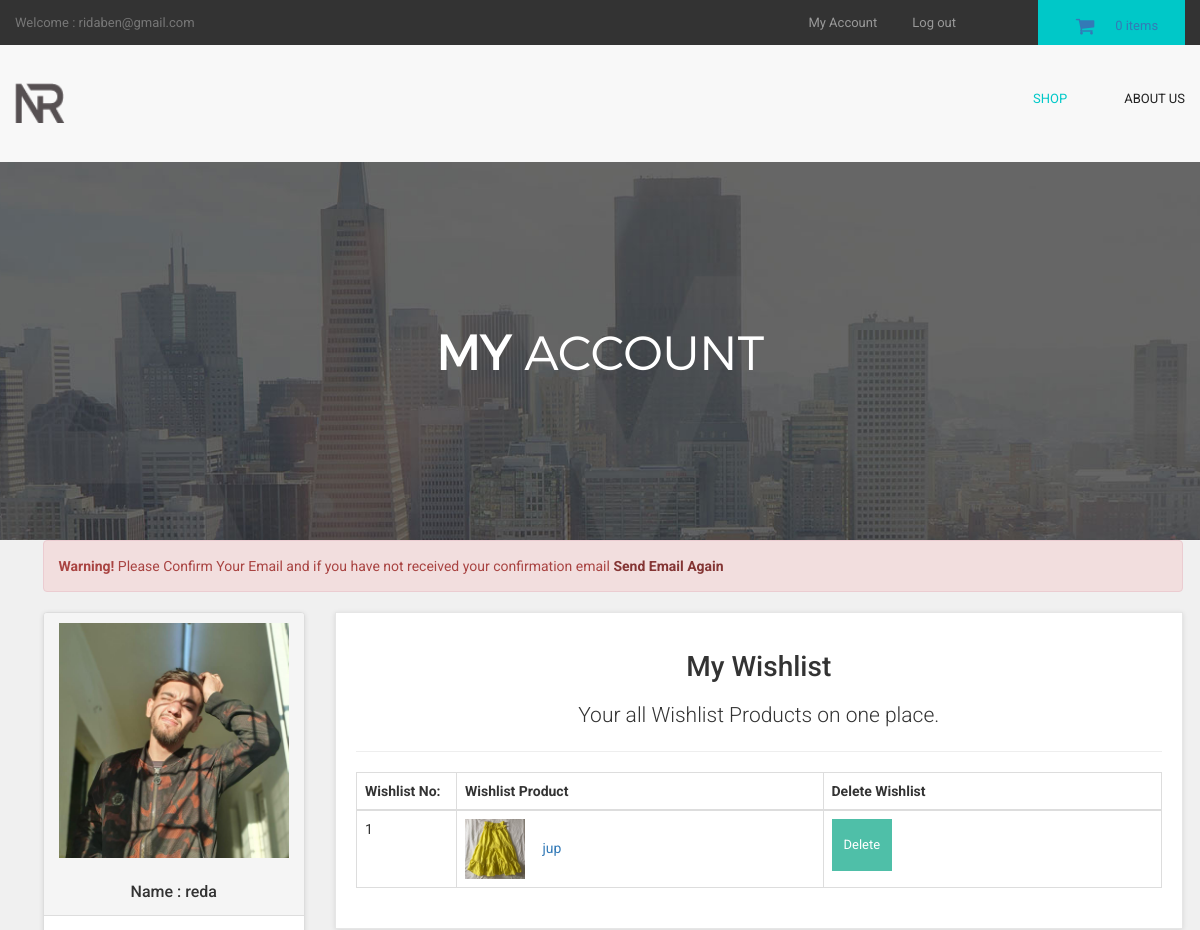
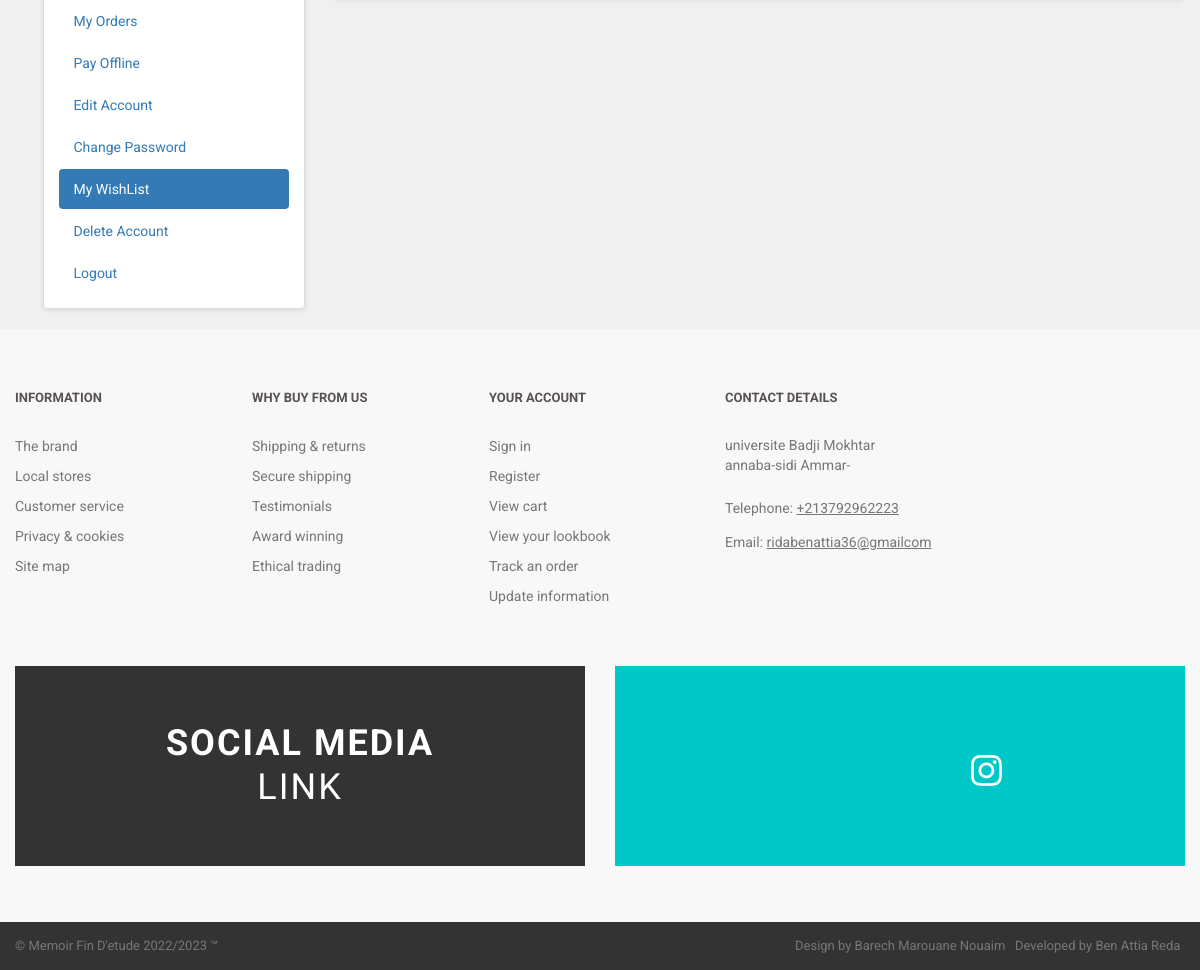
Screenshot of /customer/my_account.php?my_wishlist (signed in) with the database file from the repository (2 pictures, top to bottom).
### tables this page shows
CREATE TABLE `customers` (
  `customer_id` int(10) NOT NULL,
  `customer_name` varchar(255) NOT NULL,
  `customer_email` varchar(255) NOT NULL,
  `customer_pass` varchar(255) NOT NULL,
  `customer_country` text NOT NULL,
  `customer_city` text NOT NULL,
  `customer_contact` varchar(255) NOT NULL,
  `customer_address` text NOT NULL,
  `customer_image` text NOT NULL,
  `customer_ip` varchar(255) NOT NULL,
  `customer_confirm_code` text NOT NULL
);

CREATE TABLE `wishlist` (
  `wishlist_id` int(10) NOT NULL,
  `customer_id` int(10) NOT NULL,
  `product_id` int(10) NOT NULL
);

CREATE TABLE `products` (
  `product_id` int(10) NOT NULL,
  `p_cat_id` int(10) NOT NULL,
  `cat_id` int(10) NOT NULL,
  `manufacturer_id` int(10) NOT NULL,
  `date` timestamp NOT NULL DEFAULT current_timestamp() ON UPDATE current_timestamp(),
  `product_title` text NOT NULL,
  `product_url` text NOT NULL,
  `product_img1` text NOT NULL,
  `product_img2` text NOT NULL,
  `product_img3` text NOT NULL,
  `product_price` int(10) NOT NULL,
  `product_psp_price` int(100) NOT NULL,
  `product_desc` text NOT NULL,
  `product_features` text NOT NULL,
  `product_video` text NOT NULL,
  `product_keywords` text NOT NULL,
  `product_label` text NOT NULL,
  `status` varchar(255) NOT NULL
);

### customer/my_wishlist.php (the view, shortened to what this page needs)
<center>
<h1> My Wishlist </h1>
<p class="lead"> Your all Wishlist Products on one place. </p>
</center>
<hr>
<div class="table-responsive">
<table class="table table-bordered table-hover">
<thead>
<tr>
<th> Wishlist No: </th>
<th> Wishlist Product </th>
<th> Delete Wishlist </th>
</tr>
</thead>
<tbody>
<?php
$customer_session = $_SESSION['customer_email'];
$get_customer = "select * from customers where customer_email='$customer_session'";
$run_customer = mysqli_query($con,$get_customer);
$row_customer = mysqli_fetch_array($run_customer);
$customer_id = $row_customer['customer_id'];
$i = 0;
$get_wishlist = "select * from wishlist where customer_id='$customer_id'";
$run_wishlist = mysqli_query($con,$get_wishlist);
while($row_wishlist = mysqli_fetch_array($run_wishlist)){
$wishlist_id = $row_wishlist['wishlist_id'];
$product_id = $row_wishlist['product_id'];
$get_products = "select * from products where product_id='$product_id'";
$run_products = mysqli_query($con,$get_products);
$row_products = mysqli_fetch_array($run_products);
$product_title = $row_products['product_title'];
$product_url = $row_products['product_url'];
$product_img1 = $row_products['product_img1'];
$i++;
?>
<tr>
<td width="100"> <?php echo $i; ?> </td>
<td>
<img src="../admin_area/product_images/<?php echo $product_img1; ?>" width="60" height="60">
<a href="../<?php echo $product_url; ?>">
<?php echo $product_title; ?>
</a>
</td>
<td>
<a href="my_account.php?delete_wishlist=<?php echo $wishlist_id; ?>" class="btn btn-primary">
<i class="fa fa-trash-o"> </i> Delete
</a>
</td>
</tr>
<?php } ?>
</tbody>
</table>
</div>

### customer/includes/sidebar.php
<div class="panel panel-default sidebar-menu">
<div class="panel-heading">
<?php
$customer_session = $_SESSION['customer_email'];
$get_customer = "select * from customers where customer_email='$customer_session'";
$run_customer = mysqli_query($con,$get_customer);
$row_customer = mysqli_fetch_array($run_customer);
$customer_image = $row_customer['customer_image'];
$customer_name = $row_customer['customer_name'];
if(!isset($_SESSION['customer_email'])){
}
else {
echo "
<center>
<img src='customer_images/$customer_image' class='img-responsive'>
</center>
<br>
<h3 align='center' class='panel-title'> Name : $customer_name </h3>
";
}
?>
</div>
<div class="panel-body">
<ul class="nav nav-pills nav-stacked">
<li class="<?php if(isset($_GET['my_orders'])){ echo "active"; } ?>">
<a href="my_account.php?my_orders"> <i class="fa fa-list"> </i> My Orders </a>
</li>
<li class="<?php if(isset($_GET['pay_offline'])){ echo "active"; } ?>">
<a href="my_account.php?pay_offline"> <i class="fa fa-bolt"></i> Pay Offline </a>
</li>
<li class="<?php if(isset($_GET['edit_account'])){ echo "active"; } ?>">
<a href="my_account.php?edit_account"> <i class="fa fa-pencil"></i> Edit Account </a>
</li>
<li class="<?php if(isset($_GET['change_pass'])){ echo "active"; } ?>">
<a href="my_account.php?change_pass"> <i class="fa fa-user"></i> Change Password </a>
</li>
<li class="<?php if(isset($_GET['my_wishlist'])){ echo "active"; } ?>">
<a href="my_account.php?my_wishlist"> <i class="fa fa-heart"></i> My WishList </a>
</li>
<li class="<?php if(isset($_GET['delete_account'])){ echo "active"; } ?>">
<a href="my_account.php?delete_account"> <i class="fa fa-trash-o"></i> Delete Account </a>
</li>
<li>
<a href="logout.php"> <i class="fa fa-sign-out"></i> Logout </a>
</li>
</ul>
</div>
</div>

### customer/styles/backend.css (style rules this page uses)
html { font-family: "Roboto", Helvetica, Arial, sans-serif; line-height: 1.15; -ms-text-size-adjust: 100%; -webkit-text-size-adjust: 100% }
body { margin: 0 }
h1 { font-size: 2em; margin: .67em 0 }
hr { box-sizing: content-box; height: 0; overflow: visible }
a { background-color: transparent; -webkit-text-decoration-skip: objects }
img { border-style: none }
html { box-sizing: border-box }
body { min-width: 1190px; font-family: Montserrat, sans-serif; font-weight: 400; background-color: white; }
img { max-width: 100%; height: auto }
.btn { display: inline-block; vertical-align: top; font-size: 13px; line-height: 40px; text-decoration: none; -webkit-transition: .3s; transition: .3s }

### styles/style.css (style rules this page uses)
body { font-family: "Roboto", Helvetica, Arial, sans-serif; font-size: 14px; line-height: 1.42857143; color: #333333; background-color: #f0f0f0; overflow-x: hidden; }
.btn-primary { color:rgb(255, 255, 255); background-color:rgb(79, 191, 168); border-color:rgb(65, 179, 156); }
#content .panel.sidebar-menu { box-sizing: border-box; box-shadow: 0 1px 5px rgba(0, 0, 0, 0.1); }
#content .panel.sidebar-menu h3 { padding: 5px 0; margin: 0; }

### rows the page displays
customers: customer_image (picture), customer_name "reda"
wishlist: product.product_img1 (picture), product.product_title "jup"

### other values shown
$_SESSION['customer_email'] "ridaben@gmail.com"
$count_items "0"
